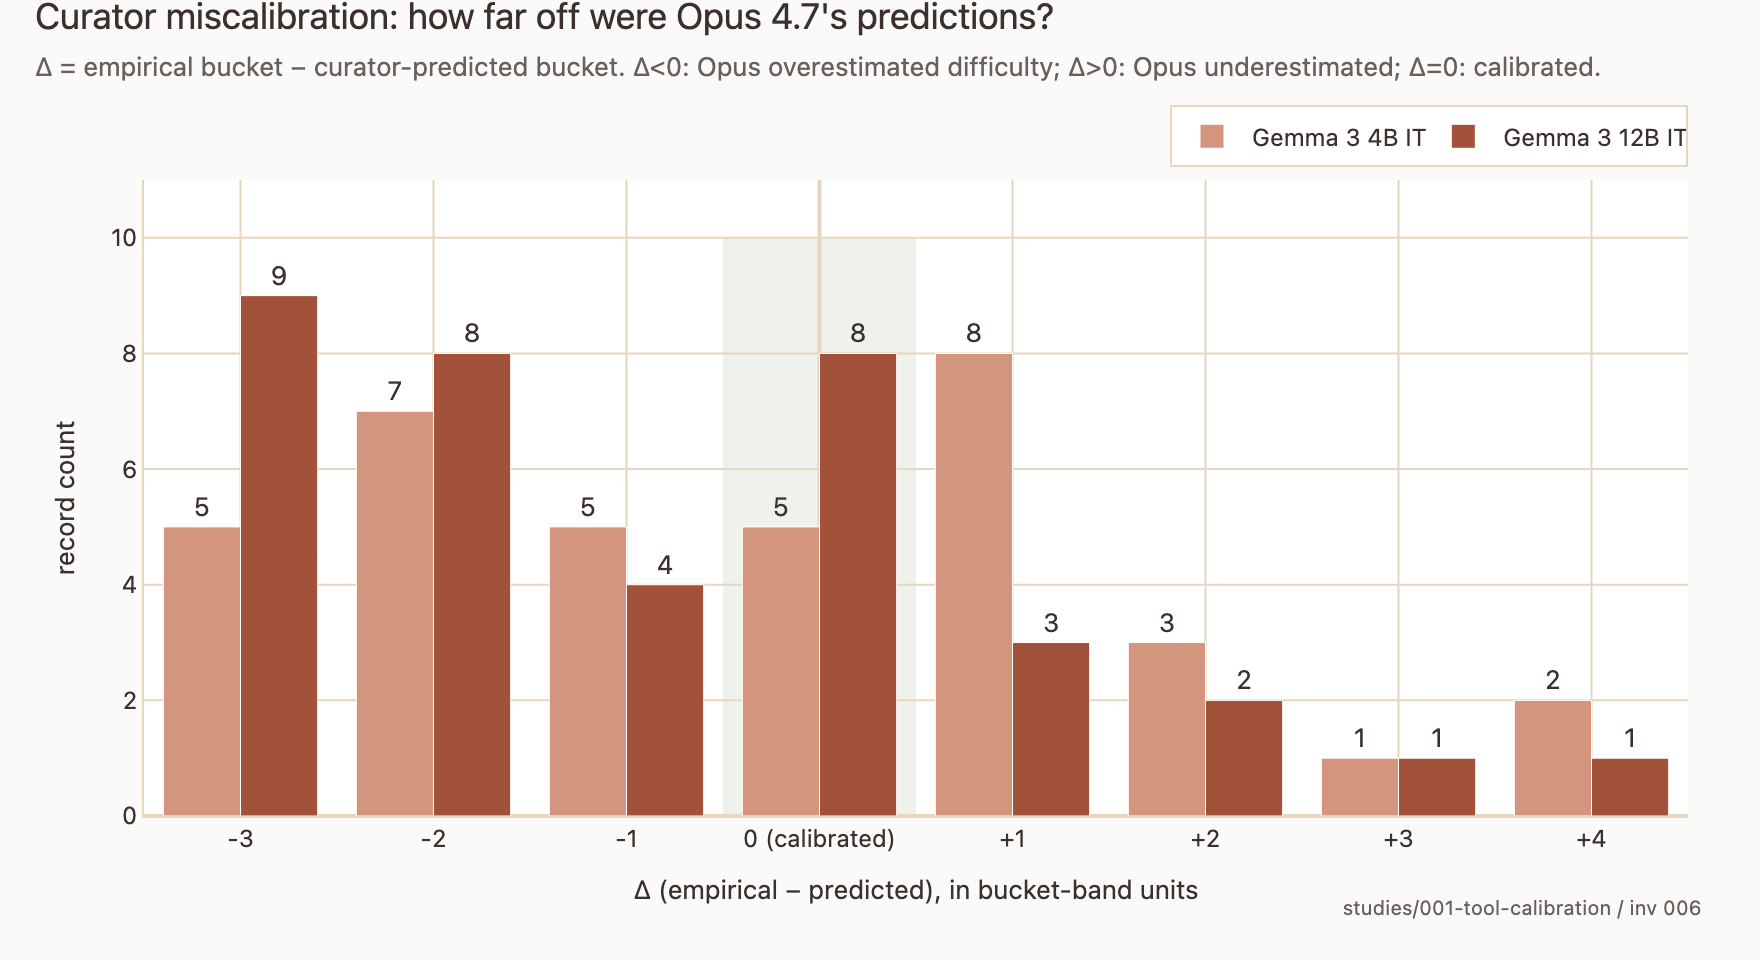

Source code (Python):
"""Histogram of curator-prediction miscalibration deltas.

x = (empirical bucket index) − (Opus's predicted bucket index)
y = count of records

Buckets: trivial(0), easy(1), medium(2), hard(3), extreme(4).
Δ = 0 → curator calibrated. Δ > 0 → empirical *harder* than
predicted (curator underestimated). Δ < 0 → empirical *easier*
(curator overestimated).

Grouped bars per model. The skew direction is the headline.

Output: figures/prediction_miscalibration_histogram.{html,png}.
"""

from __future__ import annotations

import json
import sys
from collections import defaultdict
from pathlib import Path

import plotly.graph_objects as go

HERE = Path(__file__).resolve().parent
STUDY_ROOT = HERE.parent.parent.parent
RESULTS_ROOT = STUDY_ROOT / "results"
REPO_ROOT = Path(__file__).resolve().parents[5]

sys.path.insert(0, str(STUDY_ROOT))
sys.path.insert(0, str(REPO_ROOT / ".claude" / "skills" / "morel-branding"))
sys.path.insert(0, str(HERE))
from harness.parser import classify_trial  # noqa: E402
from branding import apply_morel_template, MOREL_COLORS  # noqa: E402
from corpus_config import select_corpus, out_dir  # noqa: E402
CORPUS = select_corpus()
SEEDS_PATH = STUDY_ROOT / CORPUS.seeds_filename

DATE = "2026-05-12"
BUCKETS = ["trivial", "easy", "medium", "hard", "extreme"]
BUCKET_IDX = {b: i for i, b in enumerate(BUCKETS)}


def _bucket_of(sr: float) -> str:
    if sr < 0.05: return "extreme"
    if sr < 0.30: return "hard"
    if sr < 0.70: return "medium"
    if sr < 0.95: return "easy"
    return "trivial"


def _safe(m: str) -> str:
    import re
    return re.sub(r"[^a-zA-Z0-9._-]", "_", m)


def _per_record(model: str) -> dict[str, float]:
    rows = [json.loads(l) for l in (RESULTS_ROOT / _safe(model) / CORPUS.results_filename_fmt.format(date=DATE)).read_text().splitlines() if l]
    by = defaultdict(list)
    for r in rows:
        ok, _ = classify_trial({"tool_target": r["tool_target"], "expected_tool_call": r["expected_tool_call"]}, r.get("output") or r.get("output_preview", ""))
        by[r["record_id"]].append(ok)
    return {k: sum(v)/len(v) for k, v in by.items()}


def _deltas(curator: dict[str, str], sr_map: dict[str, float]) -> dict[int, int]:
    counts = defaultdict(int)
    for rid, sr in sr_map.items():
        cur = curator.get(rid)
        if cur not in BUCKET_IDX:
            continue
        delta = BUCKET_IDX[_bucket_of(sr)] - BUCKET_IDX[cur]
        counts[delta] += 1
    return counts


def main() -> None:
    seeds = [json.loads(l) for l in SEEDS_PATH.read_text().splitlines() if l]
    curator = {s["id"]: s["difficulty_label"]["value"] for s in seeds}

    sr_4b = _per_record("gemma3:4b-it-qat")
    sr_12b = _per_record("gemma3:12b-it-qat")

    d_4b = _deltas(curator, sr_4b)
    d_12b = _deltas(curator, sr_12b)

    range_min = min(min(d_4b), min(d_12b))
    range_max = max(max(d_4b), max(d_12b))
    x_vals = list(range(range_min, range_max + 1))

    fig = go.Figure()
    palette = {
        "Gemma 3 4B IT": MOREL_COLORS["terracotta_light"],
        "Gemma 3 12B IT": MOREL_COLORS["terracotta_dark"],
    }
    for label, deltas in [("Gemma 3 4B IT", d_4b), ("Gemma 3 12B IT", d_12b)]:
        ys = [deltas.get(d, 0) for d in x_vals]
        fig.add_trace(go.Bar(
            name=label, x=x_vals, y=ys,
            marker_color=palette[label],
            text=[str(y) if y else "" for y in ys],
            textposition="outside",
        ))

    # Zero-line annotation
    fig.add_shape(type="line",
                  x0=-0.5, x1=-0.5, y0=0, y1=max(max(d_4b.values()), max(d_12b.values())) + 2,
                  line=dict(color="rgba(0,0,0,0)", width=0))

    fig.update_layout(
        xaxis=dict(
            title="Δ (empirical − predicted), in bucket-band units",
            tickmode="array",
            tickvals=x_vals,
            ticktext=[f"{v:+d}" if v != 0 else "0 (calibrated)" for v in x_vals],
        ),
        yaxis=dict(title="record count"),
        barmode="group",
        width=880,
        height=480,
        legend=dict(orientation="h", yanchor="bottom", y=1.02, xanchor="right", x=1),
    )

    # Highlight the zero column with a subtle vertical band (calibrated = green tint)
    fig.add_shape(type="rect",
                  x0=-0.5, x1=0.5, y0=0, y1=max(d_4b.get(0, 0), d_12b.get(0, 0)) + 2,
                  line=dict(width=0),
                  fillcolor="rgba(45,80,22,0.08)",
                  layer="below")

    apply_morel_template(
        fig,
        title="Curator miscalibration: how far off were Opus 4.7's predictions?",
        subtitle=(
            "Δ = empirical bucket − curator-predicted bucket. "
            "Δ<0: Opus overestimated difficulty; Δ>0: Opus underestimated; Δ=0: calibrated."
        ),
        attribution="studies/001-tool-calibration / inv 006",
    )

    out_html = out_dir(HERE) / "prediction_miscalibration_histogram.html"
    out_png = out_dir(HERE) / "prediction_miscalibration_histogram.png"
    fig.write_html(out_html)
    fig.write_image(out_png, engine="kaleido", scale=2)
    print(f"wrote {out_html.relative_to(STUDY_ROOT.parent.parent)}")
    print(f"wrote {out_png.relative_to(STUDY_ROOT.parent.parent)}")


if __name__ == "__main__":
    main()
